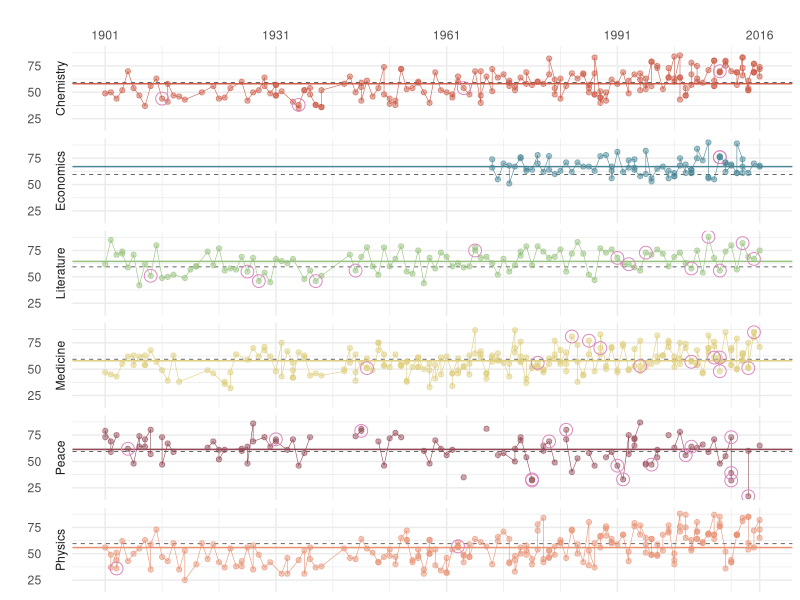
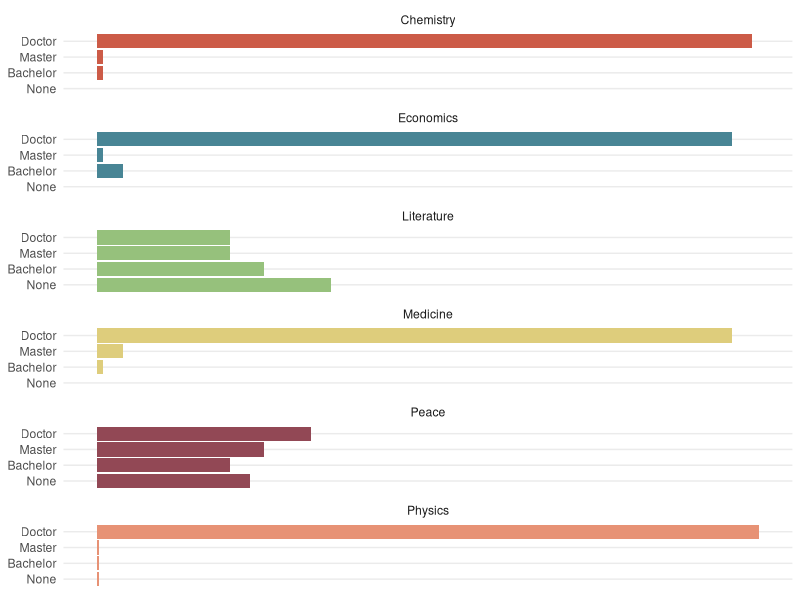
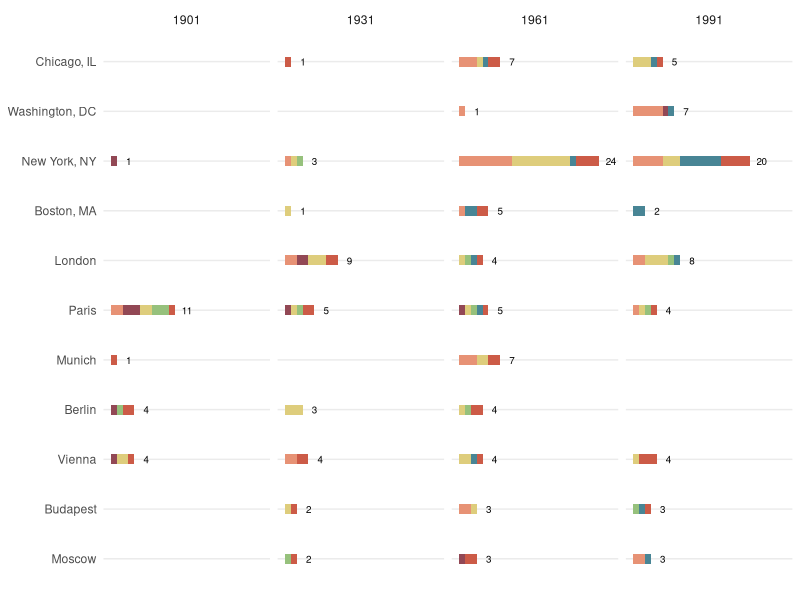

Write R code to recreate these figures, in order.
# load data ----
# https://www.kaggle.com/nobelfoundation/nobel-laureates/version/1
d <- read.csv("winners.csv", stringsAsFactors = F, encoding = "UTF-8")

# load libraries ----
library(dplyr)
library(ggplot2); library(ggthemes)

# clean and transform data ----
cats <- c("Chemistry", "Economics", "Literature", 
          "Medicine", "Peace", "Physics")

d <- d %>% 
  mutate(Category = factor(Category, 
                           levels = cats, 
                           ordered = T)) %>% 
  mutate(Sex = factor(Sex)) %>% 
  mutate(Birth.Year = as.integer(substring(Birth.Date, 1, 4))) %>% 
  mutate(Age = Year - Birth.Year)

davg <- d %>% 
  group_by(Category) %>% 
  summarise(avg_age = mean(Age, na.rm = T)) %>% 
  ungroup()

# main display of age versus year awarded ----
# grab hex colors from original
cols <- c("#cc5b47", "#488595", "#96c17c", 
          "#decd7c", "#924855", "#e79275")

# plot
ggplot(d, aes(color = Category)) + 
  theme_minimal(base_family = "sans") +
  geom_hline(yintercept = mean(d$Age, na.rm = T), 
             lwd = .2, color = "black", linetype = "dashed") +
  geom_hline(data=davg, mapping = aes(yintercept=(avg_age),color = Category)) +
  geom_line(aes(Year, Age, color = Category), lwd = .2) +
  geom_point(aes(Year, Age, color = Category), size = 1.5, alpha = .5) +
  geom_point(data = filter(d, Sex == "Female"), 
             aes(Year, Age), 
             color = "#da87bd", shape = 21, size = 4) +
  facet_wrap(Category ~ ., nrow=6, strip.position="left") +
  scale_color_manual(values = cols) +
  scale_x_continuous(breaks = c(1901, 1931, 1961, 1991, 2016),
                     minor_breaks = seq(1911, 2016, by = 10),
                     position = "top") +
  theme(legend.position = "") +
  labs(y = "", x = "")

# bar charts at end ----
# need to get grade level data ... wikipedia:
# https://en.wikipedia.org/wiki/List_of_Nobel_laureates_by_university_affiliation#Other_universities_(51st–)

# estimated numbers from reading original visual display as placeholder until
# find actual data
dedu <- read.table(text = "
Category Doctor Master Bachelor None
Chemistry 98 1 1 0
Economics 95 1 4 0
Literature 20 20 25 35
Medicine 95 4 1 0
Peace 32 25 20 23
Physics 99.1 .3 .3 .3
           ", header = T)

dedu <- reshape2::melt(dedu, 
                       variable.name = "Education", 
                       value.name = "Percent")
dedu <- dedu %>% 
  mutate(Category = factor(Category, 
                           levels = cats, 
                           ordered = T),
         Education = factor(Education, 
                            levels = c("None", "Bachelor", "Master", "Doctor"), 
                            ordered = T))

ggplot(dedu) + 
  facet_wrap(~Category, ncol = 1) +
  geom_bar(aes(Education, Percent, fill = Category), stat = "identity") + 
  coord_flip() +
  scale_fill_manual(values = cols) +
  theme_minimal(base_family = "sans") +
  theme(legend.position = "", 
        panel.grid.major.x = element_blank(),
        panel.grid.minor.x = element_blank(),
        axis.text.x = element_blank(),
        axis.title = element_blank())


# bottom stacked bar of birth city ----
cities <- c("Chicago, IL", "Washington, DC", "New York, NY", "Boston, MA", 
            "London", "Paris", "Munich", "Berlin", "Vienna", "Budapest", "Moscow")

# aggregate totals by era, birth city, and category of prize
d3 <- d %>% 
  filter(Birth.City %in% cities) %>%
  mutate(Birth.City = factor(Birth.City, 
                             levels = cities[11:1], ordered = T)) %>%
  mutate(era = case_when(Year < 1931 ~ 1901,
                         Year < 1961 ~ 1931,
                         Year < 1991 ~ 1961,
                         TRUE ~ 1991)) %>%
  group_by(era, Birth.City, Category) %>%
  summarise(n = n()) %>% 
  ungroup()

# aggregate totals by era and birth city
d4 <- d3 %>%
  group_by(era, Birth.City) %>%
  summarise(Total = sum(n)) %>%
  ungroup()

# plot 
ggplot(d3) + 
  facet_wrap(era~., nrow = 1) +
  geom_bar(aes(Birth.City, n, fill = Category), 
           stat = 'identity', width = 0.2) + 
  geom_text(data = d4,
            mapping = aes(Birth.City, Total + 2, label = Total),
            size = 2.5) +
  coord_flip() +
  scale_fill_manual(values = cols) +
  theme_minimal(base_family = "sans") +
  theme(legend.position = "", 
        panel.grid.major.x = element_blank(),
        panel.grid.minor.x = element_blank(),
        axis.text.x = element_blank(),
        axis.title = element_blank())


# ribbon chart on far right ----
universities <- c("Harvard", "MIT", "Stanford", "Caltech", 
                  "Columbia", "Cambridge", "Berkeley")

# clean data for universities
# note: a bit messy because original data had non utf-8 encoding
d5 <- d %>%
  mutate(Organization.Name = ifelse(grepl("Berkeley", Organization.City, perl = T),
                             "Berkeley", Organization.Name)) %>%
  mutate(University = NA) %>%
  mutate(University = ifelse(grepl("Harvard", Organization.Name, perl = T, useBytes = T),
                             "Harvard", University)) %>%
  mutate(University = ifelse(grepl("MIT", Organization.Name, perl = T, useBytes = T),
                             "MIT", University)) %>%
  mutate(University = ifelse(grepl("Stanford", Organization.Name, perl = T, useBytes = T),
                             "Stanford", University)) %>%
  mutate(University = ifelse(grepl("Caltech", Organization.Name, perl = T, useBytes = T),
                             "Caltech", University)) %>%
  mutate(University = ifelse(grepl("Columbia", Organization.Name, perl = T, useBytes = T),
                             "Columbia", University)) %>%
  mutate(University = ifelse(grepl("Cambridge", Organization.Name, perl = T, useBytes = T),
                             "Cambridge", University)) %>%
  mutate(University = ifelse(grepl("Berkeley", Organization.Name, perl = T, useBytes = T),
                             "Berkeley", University))

# aggregate prizes for universities per category
d5 <- d5 %>% 
  filter(University %in% universities) %>%
  group_by(Category, University, .drop = F) %>% 
  summarise(n = n())

# setup data for plot
library(ggforce)
data <- gather_set_data(d5, 1:2)

# hack to add litrature back in (there are zero 
# literature prize winners at schools of interest
data <- data %>% 
  mutate(University = ifelse(Category == "Literature", "Harvard", University)) %>%
  mutate(y = ifelse(Category == "Literature" & x == "University", "Harvard", y)) %>%
  mutate(y = ifelse(Category == "Literature" & x == "Category", "Literature", y))

# plot
ggplot(data, aes(x, id=id, split = y, value = n)) +
  geom_parallel_sets(aes(fill = Category), alpha = 0.6, axis.width = 0.05, sep = .1) +
  geom_parallel_sets_axes(axis.width = 0.01, fill = "gray80", sep = .1) + 
  geom_parallel_sets_labels(size = 2, angle = 0, 
                            position = position_nudge(x = c(rep(-.1, 6), rep(.1, 7)) ),
                            sep = .1) +
  scale_fill_manual(values = cols) +
  theme_void() +
  theme(legend.position = "")



